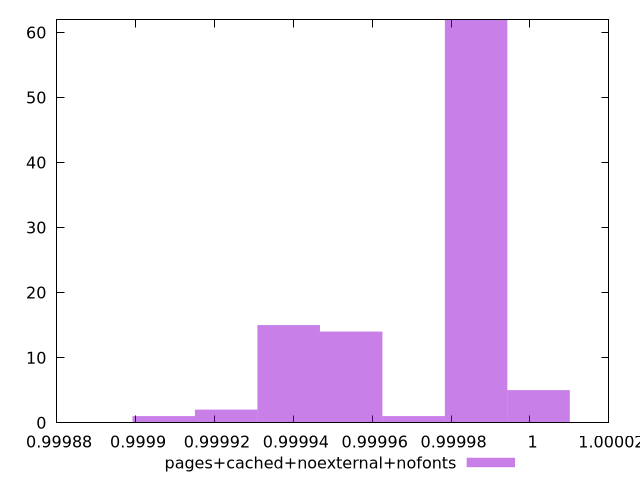

Here is the gnuplot script that generated this plot:
$_pagesCachedNoexternalNofonts <<EOF
0.999986337412375 62
0.9999388283615833 15
1.0000021737626388 5
0.9999546647118472 14
0.999970501062111 1
0.9999229920113195 2
0.9999071556610556 1
EOF
set key outside below
set terminal pngcairo
set output "report_00004_2020-11-02T20-21-41.718Z/max-potential-fid/pages+cached+noexternal+nofonts//hist.png"
set yrange [0:62]
set boxwidth 0.00001583635026387481
set style fill transparent solid 0.5 noborder
plot $_pagesCachedNoexternalNofonts title "pages+cached+noexternal+nofonts" with boxes ,
